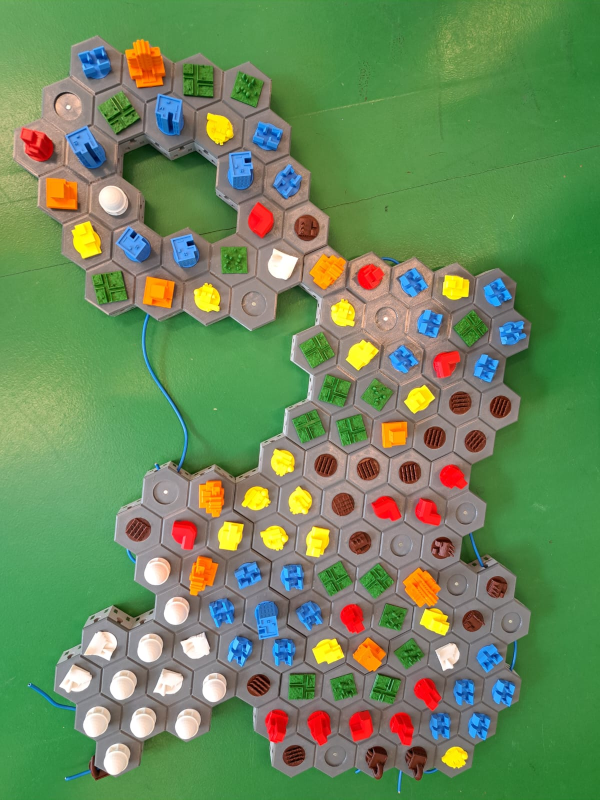
#> input picture resources/stad1.png, 1200 x 1600 px (shown at 1/2 size)
$ python test.py
#> lines starting #> are read from the running program, lines starting #| are printed output that depends on the picture; after the words box and inside, x2 and y2 are one past the last pixel; in counts of white or black regions, pixels touching at a corner belong together
import cv2
import numpy as np
from digital_grid_builder import build_hexagon_grid
import matplotlib.pyplot as plt

def show_image(img):
    img_copy = img.copy()
    resized = resize_img(img_copy)
    cv2.imshow('shapes', resized)
    cv2.waitKey(0)
    cv2.destroyAllWindows()

def resize_img(raw_img, target_size = 800):
   h, w = raw_img.shape[:2]
   ratio = min(target_size / w, target_size / h)
   resized = cv2.resize(raw_img, (int(w * ratio), int(h * ratio)))
   return resized

# [9 lines of commented-out code are left out]

def get_color_mask(img, low, high):
    blur = cv2.blur(img, (5,5))
    blur0 = cv2.medianBlur(blur,5)
    blur1 = cv2.GaussianBlur(blur0,(5,5),0)
    blur2 = cv2.bilateralFilter(blur1,9,75,75)
    hsv = cv2.cvtColor(blur2, cv2.COLOR_BGR2HSV)
    mask = cv2.inRange(hsv, low, high)
    return mask

def extract_color(img, low, high):
    color_mask = get_color_mask(img, low, high)
    color_only = cv2.bitwise_and(img, img, mask=color_mask)

    inverted_color_mask = cv2.bitwise_not(color_mask)
    removed_color = cv2.bitwise_and(img, img, mask=inverted_color_mask)

    # show_image(color_only)
    return color_only, removed_color

def find_contours(img):
    img_copy = img.copy()
    gray = cv2.cvtColor(img, cv2.COLOR_BGR2GRAY)
    _, binary_image = cv2.threshold(gray, 1, 255, cv2.THRESH_BINARY)
    contours, _ = cv2.findContours(binary_image, cv2.RETR_TREE, cv2.CHAIN_APPROX_SIMPLE)

    shapes = {}
    for contour in contours:
        area = cv2.contourArea(contour)
        _,_,w,h = cv2.boundingRect(contour)
        bounding_area = w * h
        max_ratio = 4
        if 1000 <= area <= 8000 and bounding_area < max_ratio * area:
            M = cv2.moments(contour)
            if M['m00'] != 0.0:
                x = int(M['m10']/M['m00'])
                y = int(M['m01']/M['m00'])
            coordinates = (x, y)
            cv2.putText(img_copy, str(coordinates), coordinates, cv2.FONT_HERSHEY_COMPLEX_SMALL, 0.5, (0, 0, 0), 1)
            cv2.drawContours(img_copy, [contour], 0, (0, 0, 255), 2)
            shapes[coordinates] = []
    show_image(img_copy)
    return shapes, img_copy


def plot_coords(coords):
    x_values = [coord[0] for coord in coords]
    y_values = [coord[1] for coord in coords]

    plt.scatter(x_values, y_values, color='blue', label='coords')

    plt.xlabel('X-axis')
    plt.ylabel('Y-axis')
    plt.title('Plot of Coordinates')

    plt.grid(True)
    plt.gca().set_aspect('equal', adjustable='box')
    plt.gca().invert_yaxis()
    plt.legend()
    plt.show()

img = cv2.imread('resources/stad1.png')
#> img is the input picture: shape (1600, 1200, 3); mean B, G, R 91.7, 137.3, 107.7
img_copy = img.copy()

green_only, img_copy = extract_color(img_copy, np.array([35, 50, 50]), np.array([75, 255, 255]))
#> in get_color_mask, `hsv = cv2.cvtColor(blur2, cv2.COLOR_BGR2HSV)`: hsv: shape (1600, 1200, 3); mean H, S, V 52.7, 109.4, 150.4
#> in get_color_mask, `mask = cv2.inRange(hsv, low, high)`:
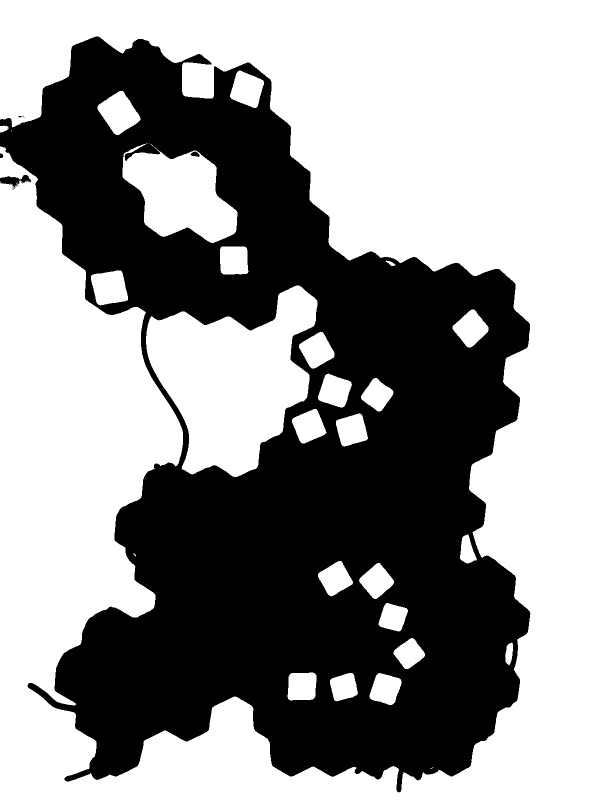
#> mask: shape (1600, 1200) (shown at 1/2 size); 57.7% white; 10 black regions (6 under 20 px), largest, box (x1, y1, x2, y2) and area: (0, 73, 1061, 1585) 810858, (0, 350, 63, 380) 773, (381, 303, 399, 314) 127, (0, 306, 7, 316) 50
#> in extract_color, `color_only = cv2.bitwise_and(img, img, mask=color_mask)`:
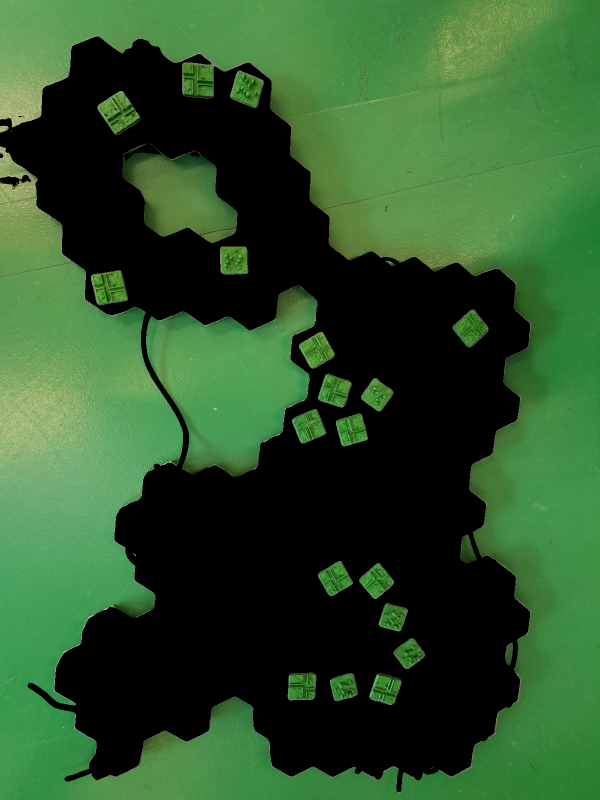
#> color_only: shape (1600, 1200, 3) (shown at 1/2 size); mean B, G, R 42.1, 82.4, 44.9
blue_only, img_copy = extract_color(img_copy, np.array([90, 80, 80]), np.array([130, 255, 255]))
#> in get_color_mask (call 2), `hsv = cv2.cvtColor(blur2, cv2.COLOR_BGR2HSV)`: hsv: shape (1600, 1200, 3); mean H, S, V 20.7, 35.4, 68.2
#> in get_color_mask (call 2), `mask = cv2.inRange(hsv, low, high)`: mask: shape (1600, 1200); 3.8% white; 37 white regions, largest, box (x1, y1, x2, y2) and area: (132, 252, 213, 340) 4119, (309, 188, 368, 273) 4095, (454, 302, 507, 381) 3522
yellow_only, img_copy = extract_color(img_copy, np.array([22, 100, 100]), np.array([45, 255, 255]))
#> in get_color_mask (call 3), `hsv = cv2.cvtColor(blur2, cv2.COLOR_BGR2HSV)`: hsv: shape (1600, 1200, 3); mean H, S, V 17.9, 29.5, 60.9
#> in get_color_mask (call 3), `mask = cv2.inRange(hsv, low, high)`: mask: shape (1600, 1200); 2% white; 21 white regions (4 under 20 px), largest, box (x1, y1, x2, y2) and area: (142, 442, 203, 519) 3301, (411, 225, 467, 291) 2759, (691, 679, 757, 741) 2581
orange_only, img_copy = extract_color(img_copy, np.array([10, 100, 100]), np.array([22, 255, 255]))
#> in get_color_mask (call 4), `hsv = cv2.cvtColor(blur2, cv2.COLOR_BGR2HSV)`: hsv: shape (1600, 1200, 3); mean H, S, V 17.5, 25.9, 56.1
#> in get_color_mask (call 4), `mask = cv2.inRange(hsv, low, high)`: mask: shape (1600, 1200); 2% white; 51 white regions (32 under 20 px), largest, box (x1, y1, x2, y2) and area: (247, 79, 336, 178) 6105, (89, 353, 163, 424) 4595, (805, 1134, 883, 1217) 4435
#> in extract_color (call 4), `color_only = cv2.bitwise_and(img, img, mask=color_mask)`:
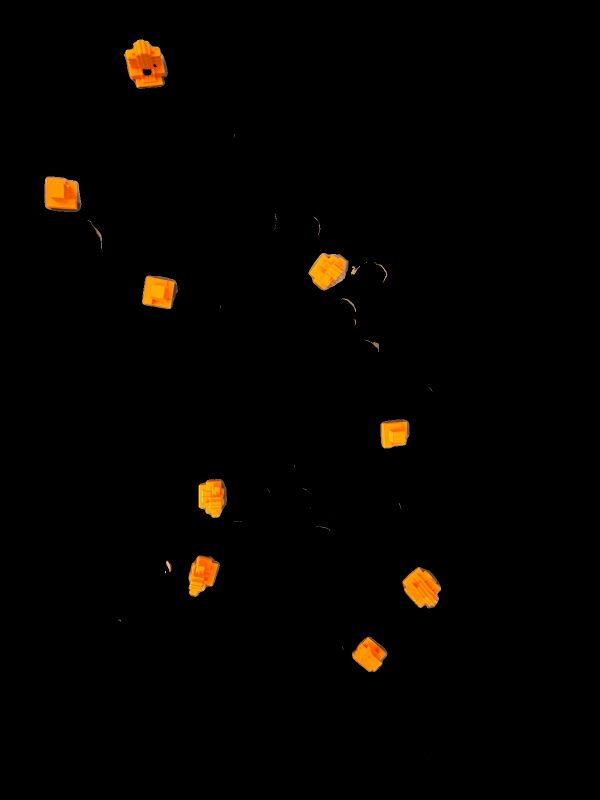
#> color_only: shape (1600, 1200, 3) (shown at 1/2 size); mean B, G, R 0.4, 2.5, 4.4
#> in extract_color (call 4), `removed_color = cv2.bitwise_and(img, img, mask=inverted_color_mask)`:
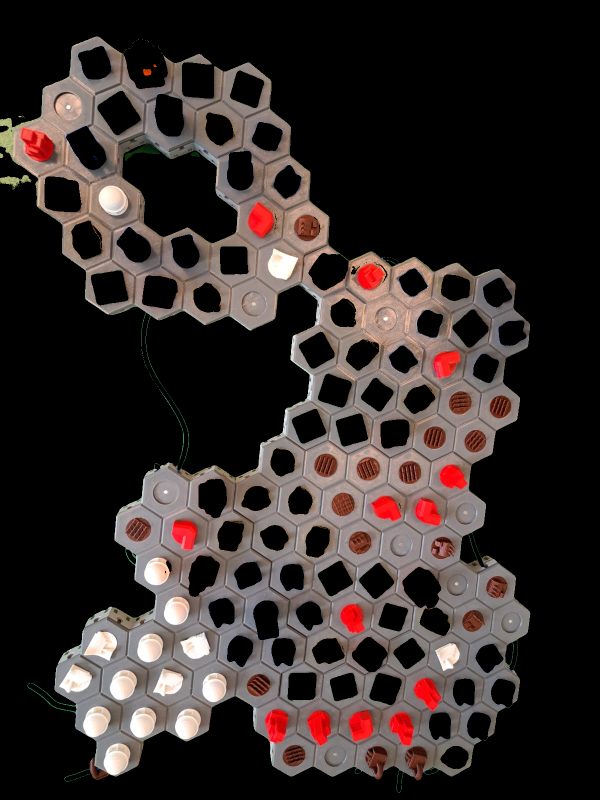
#> removed_color: shape (1600, 1200, 3) (shown at 1/2 size); mean B, G, R 41.1, 43, 51.4
white_only, img_copy = extract_color(img_copy, np.array([0,0,215]), np.array([180,120,255]))
#> in get_color_mask (call 5), `hsv = cv2.cvtColor(blur2, cv2.COLOR_BGR2HSV)`: hsv: shape (1600, 1200, 3); mean H, S, V 17.3, 22.1, 51.7
#> in get_color_mask (call 5), `mask = cv2.inRange(hsv, low, high)`:
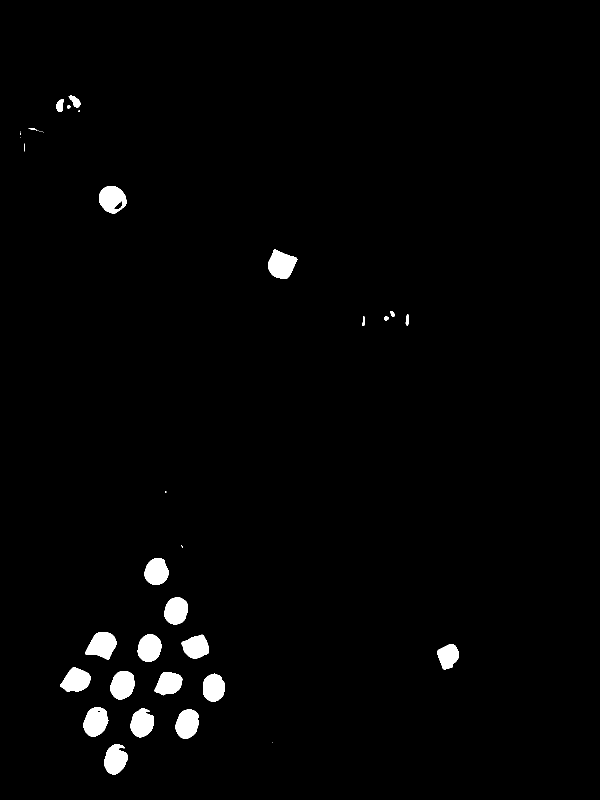
#> mask: shape (1600, 1200) (shown at 1/2 size); 1.8% white; 36 white regions (11 under 20 px), largest, box (x1, y1, x2, y2) and area: (536, 499, 595, 558) 2338, (170, 1264, 233, 1319) 2299, (167, 1414, 217, 1474) 2197
#> in extract_color (call 5), `inverted_color_mask = cv2.bitwise_not(color_mask)`:
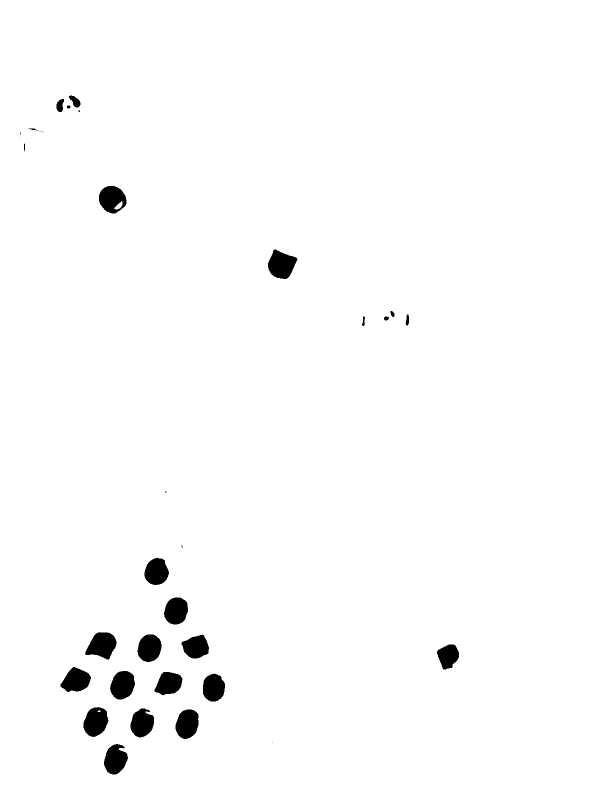
#> inverted_color_mask: shape (1600, 1200) (shown at 1/2 size); 98.2% white; 36 black regions (11 under 20 px)
brown_only, img_copy = extract_color(img_copy, np.array([3, 100, 50]), np.array([20, 220, 255]))
#> in get_color_mask (call 6), `blur = cv2.blur(img, (5,5))`:
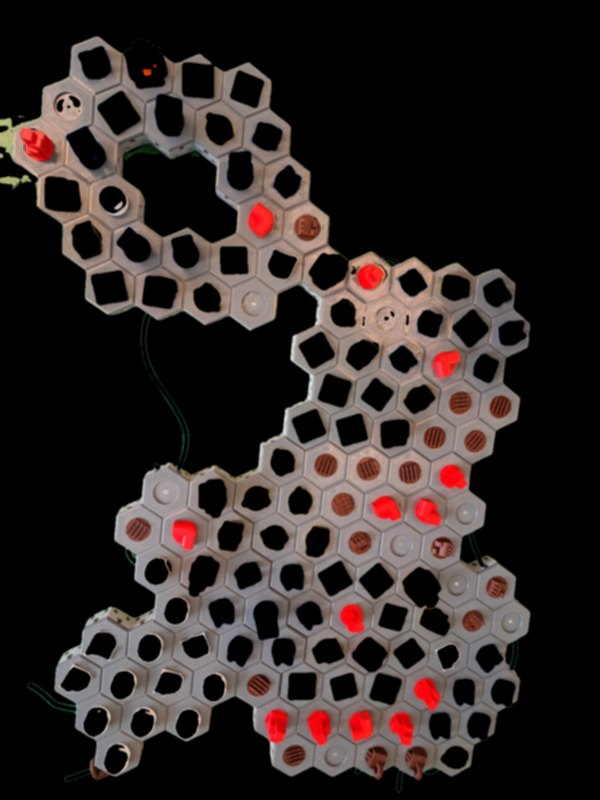
#> blur: shape (1600, 1200, 3) (shown at 1/2 size); mean B, G, R 37.2, 38.9, 47.1
red_only, img_copy = extract_color(img_copy, np.array([0, 100, 100]), np.array([255, 255, 255]))

green_shapes, green_contour_image = find_contours(green_only)
#> in find_contours, `contours, _ = cv2.findContours(binary_image, cv2.RETR_TREE, cv2.CHAIN_..`: contours = 52 contours, 26 with area under 20; largest, box (x1, y1, x2, y2) and area: (0, 0, 1200, 1600) 943048, (292, 571, 635, 954) 76720, (245, 287, 475, 486) 27760, (195, 182, 281, 270) 4348, (182, 541, 256, 611) 3872
#> the loop in find_contours, `for contour in contours:` made 52 passes
#> (area, w, h, bounding_area, x, y) on passes 2, 3, 4, 6, 7, 8, 9, 11, 12, 13, 14, 15: (2805, 64, 64, 4096, 770, 1377), (2254.5, 56, 57, 3192, 687, 1373), (2855, 58, 56, 3248, 603, 1372), (2272.5, 63, 62, 3906, 818, 1306), (2260.5, 59, 57, 3363, 785, 1234), (2837.5, 70, 72, 5040, 752, 1161), (2893.5, 70, 71, 4970, 670, 1156), (1174.5, 34, 58, 1972, 933, 1101), (2935, 64, 66, 4224, 703, 859), (2990, 69, 69, 4761, 617, 852), (2488.5, 65, 67, 4355, 753, 789), (3055, 68, 68, 4624, 669, 781)
#> (area, w, h, bounding_area) on passes 5, 18, 20, 26, 27, 29: (466.5, 16, 46, 736), (76720.5, 343, 383, 131369), (80.5, 20, 11, 220), (27760.5, 230, 199, 45770), (147, 20, 13, 260), (152, 17, 14, 238)
#> after the loop in find_contours, `for contour in contours:`: shapes = 18 items
#> green_shapes = 18 items
blue_shapes, blue_contour_image = find_contours(blue_only)
#> in find_contours (call 2), `contours, _ = cv2.findContours(binary_image, cv2.RETR_TREE, cv2.CHAIN_..`: contours = 38 contours; largest, box (x1, y1, x2, y2) and area: (132, 252, 213, 340) 4058, (309, 188, 368, 273) 3980, (454, 302, 507, 381) 3415, (506, 1201, 558, 1280) 3224, (156, 92, 222, 159) 3138
#> the loop in find_contours (call 2), `for contour in contours:` made 38 passes
#> (area, w, h, bounding_area, x, y) on passes 5, 6, 8, 9, 10, 12, 13, 14, 15, 16, 17, 18: (2016, 48, 57, 2736, 957, 1451), (1949.5, 44, 55, 2420, 880, 1451), (2021, 49, 56, 2744, 1005, 1384), (1966, 44, 55, 2420, 928, 1383), (2000, 56, 58, 3248, 977, 1314), (2170.5, 49, 57, 2793, 566, 1302), (2275, 52, 63, 3276, 479, 1300), (2040, 54, 58, 3132, 618, 1229), (3223.5, 52, 79, 4108, 532, 1239), (2270.5, 52, 60, 3120, 443, 1223), (2070.5, 48, 54, 2592, 584, 1153), (2103, 56, 55, 3080, 495, 1149)
#> (area, w, h, bounding_area) on passes 1, 2, 3, 4, 7, 11: (290.5, 12, 43, 516), (412, 51, 23, 1173), (65.5, 12, 10, 120), (170.5, 27, 12, 324), (962, 97, 58, 5626), (378.5, 16, 59, 944)
#> blue_shapes = 26 items
yellow_shapes, yellow_contour_image = find_contours(yellow_only)
#> in find_contours (call 3), `contours, _ = cv2.findContours(binary_image, cv2.RETR_TREE, cv2.CHAIN_..`: contours = 21 contours, 4 with area under 20; largest, box (x1, y1, x2, y2) and area: (142, 442, 203, 519) 3202, (411, 225, 467, 291) 2670, (691, 679, 757, 741) 2502, (387, 565, 442, 625) 2442, (435, 1042, 488, 1103) 2425
orange_shapes, orange_contour_image = find_contours(orange_only)
white_shapes, white_contour_image = find_contours(white_only)
brown_shapes, brown_contour_image = find_contours(brown_only)
red_shapes, red_contour_image = find_contours(red_only)


shapes = {**green_shapes, **blue_shapes, **yellow_shapes, **orange_shapes, **white_shapes, **brown_shapes, **red_shapes}
hexagon_grid = build_hexagon_grid(shapes.keys(), img)
